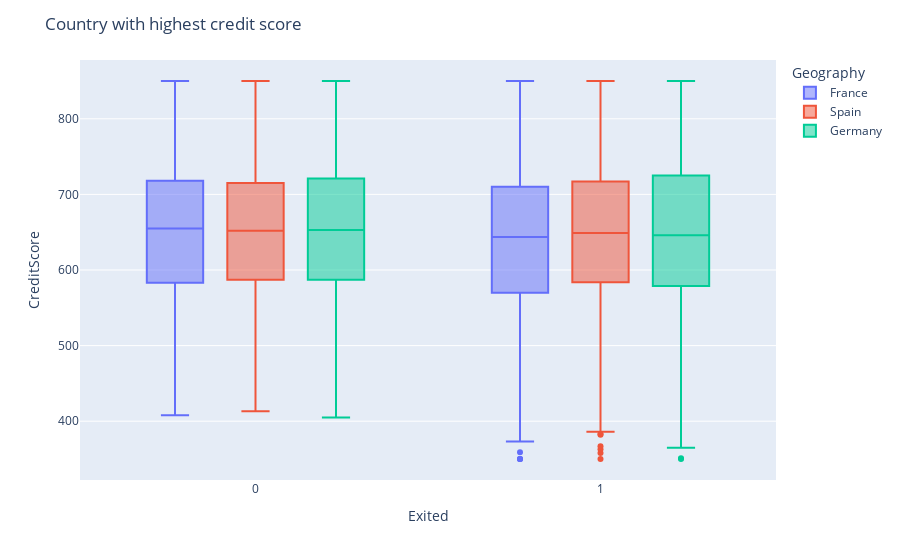

Notebook code for this chart:
### Markdown cell above
##### Country with highest credit score

### Code cell
fig = ex.box(data, x="Exited", y="CreditScore", color = 'Geography')
fig.update_layout(title_text='Country with highest credit score')
fig.show()

### Figure 1 — Plotly figure (JSON) as saved in the notebook; plotly's stock layout.template omitted (floating-point values rounded to 4 significant figures; data arrays with more than 128 entries replaced by an {"elided": "..."} marker saying what was removed)
{"data": [{"alignmentgroup": "True", "hovertemplate": "Geography=France<br>Exited=%{x}<br>CreditScore=%{y}<extra></extra>", "legendgroup": "France", "marker": {"color": "#636efa"}, "name": "France", "notched": false, "offsetgroup": "France", "orientation": "v", "showlegend": true, "type": "box", "x": {"elided": "5014 int values"}, "x0": " ", "xaxis": "x", "y": {"elided": "5014 int values"}, "y0": " ", "yaxis": "y"}, {"alignmentgroup": "True", "hovertemplate": "Geography=Spain<br>Exited=%{x}<br>CreditScore=%{y}<extra></extra>", "legendgroup": "Spain", "marker": {"color": "#EF553B"}, "name": "Spain", "notched": false, "offsetgroup": "Spain", "orientation": "v", "showlegend": true, "type": "box", "x": {"elided": "2477 int values"}, "x0": " ", "xaxis": "x", "y": {"elided": "2477 int values"}, "y0": " ", "yaxis": "y"}, {"alignmentgroup": "True", "hovertemplate": "Geography=Germany<br>Exited=%{x}<br>CreditScore=%{y}<extra></extra>", "legendgroup": "Germany", "marker": {"color": "#00cc96"}, "name": "Germany", "notched": false, "offsetgroup": "Germany", "orientation": "v", "showlegend": true, "type": "box", "x": {"elided": "2509 int values"}, "x0": " ", "xaxis": "x", "y": {"elided": "2509 int values"}, "y0": " ", "yaxis": "y"}], "layout": {"boxmode": "group", "legend": {"title": {"text": "Geography"}, "tracegroupgap": 0}, "margin": {"t": 60}, "title": {"text": "Country with highest credit score"}, "xaxis": {"anchor": "y", "domain": [0, 1], "title": {"text": "Exited"}}, "yaxis": {"anchor": "x", "domain": [0, 1], "title": {"text": "CreditScore"}}}}
